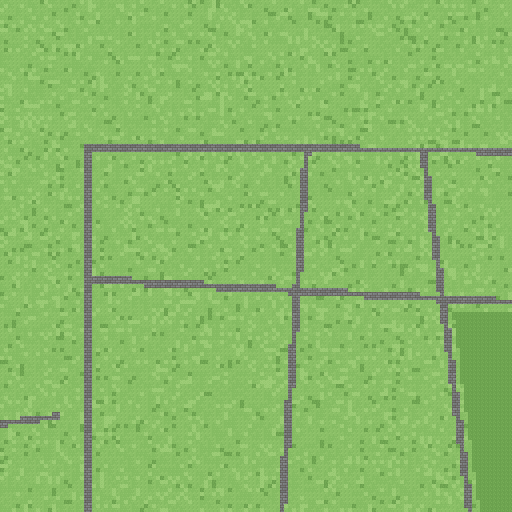
#> input picture assets/_ground_src/g0_0.png, 1024 x 1024 px (shown at 1/2 size)
$ python -i bake_road_edge.py   (imports and definitions only)
#> lines starting #> are read from the running program, lines starting #| are printed output that depends on the picture; after the words box and inside, x2 and y2 are one past the last pixel; in counts of white or black regions, pixels touching at a corner belong together
#!/usr/bin/env python3
# -*- coding: utf-8 -*-
"""给路面烘一层「路缘石 + 倒角」，让它从贴纸变成有厚度的铺装。

⚠️ 这个脚本现在只管**边缘**这一段。整条流程（按 OSM 中心线分级加宽 + 重铺材质 +
路缘石 + 标线 + 边缘）走 `tools/bake_roads.py`，它会 import 本文件的 `build(im, R)`。
单独跑本文件 = 只做倒角，没有矢量加宽。

背景：路面是烘死在 assets/ground/g{cx}_{cy}.png 里的（8px/格），最初是平涂灰、
和草地硬切 —— 远看就像在草坪上刷了块灰漆。这里不动路的位置，只在**路面内侧**加一圈边：

    最外 1px   ：压暗（路缘石背光的那一道竖面）
    向内 1px    ：提亮（路缘石顶面，受光）
    再向内      ：原样（铺装本身，砖缝纹理还在）
    草地一侧 1px：轻微压暗（落地接触影，让路面「压」在草上）

方向性：上/左边缘更亮、下/右边缘更暗，形成「凸起的边」而不是「描边」。

幂等：第一次跑会把当前地面图拷进 assets/_ground_src/（带 .gdignore，Godot 不导入），
以后每次都从源图重算 —— 反复跑不会越描越黑。改参数直接重跑即可。

用法：
    python tools/bake_road_edge.py            # 烘焙写回 assets/ground/
    python tools/bake_road_edge.py --preview  # 只出一张对比图 road_edge_preview.png
然后（改了 assets/ground/ 之后必须）：
    godot --headless --path . --import
"""
import os
import shutil
import sys

from PIL import Image, ImageChops, ImageEnhance, ImageFilter

HERE = os.path.dirname(os.path.abspath(__file__))
ROOT = os.path.dirname(HERE)
SRC = os.path.join(ROOT, "assets", "_ground_src")
OUT = os.path.join(ROOT, "assets", "ground")

CHUNK = 1024
COLS, ROWS = 4, 7
WORLD_W, WORLD_H = 3392, 6400          # 424×8, 800×8

# ---- 强度（亮度倍率，1.0 = 不变）----
SHOULDER = 0.72        # 路肩：草地被踩出来的土，向 DIRT 混色的比例
DIRT = (163, 150, 118)  # 土色
BEVEL_N = 1.22         # 受光侧（上/左）最外 1px：路沿的高光边
BEVEL_W = 1.12
BEVEL_S = 0.78         # 背光侧（下/右）最外 1px：路沿的立面
BEVEL_E = 0.90
SHADOW = 0.82          # 背光侧路肩上再压一道（土也要有影子）
DOT_LIGHT = 1.05       # 路面碎石高光点
DOT_DARK = 0.95        # 路面碎石暗点

# 路面判定：中性灰（石材铺装 / 沥青）。注意水是灰绿色、沙是土黄，都不会命中。
ROAD_MIN, ROAD_MAX, ROAD_SPREAD = 92, 182, 12

SRC_FILES = ["g%d_%d.png" % (cx, cy) for cy in range(ROWS) for cx in range(COLS)]


# [22 lines left out: functions ensure_src, load_mosaic, not called in this run]


def road_mask(im):
    """中性灰 = 路面。返回 L 掩码（255 = 路）。"""
    r, g, b = im.split()
    mx = ImageChops.lighter(ImageChops.lighter(r, g), b)
    mn = ImageChops.darker(ImageChops.darker(r, g), b)
    spread = ImageChops.subtract(mx, mn)
    flat = spread.point(lambda v: 255 if v <= ROAD_SPREAD else 0)
    lum = r.point(lambda v: 255 if ROAD_MIN <= v <= ROAD_MAX else 0)
    return ImageChops.multiply(flat, lum)


def shift(m, dx, dy):
    return ImageChops.offset(m, dx, dy)


def erode(m, n=1):
    for _ in range(n):
        m = m.filter(ImageFilter.MinFilter(3))
    return m


# [4 lines left out: function dilate, not called in this run]


def and_not(a, b):
    return ImageChops.subtract(a, b)


def paint(base, factor, mask):
    """把 mask 覆盖的区域按 factor 调亮度（1.0 = 不变）。"""
    if factor == 1.0:
        return base
    adj = ImageEnhance.Brightness(base).enhance(factor)
    return Image.composite(adj, base, mask)


def build(im, R=None):
    """R：路面掩码。给 None 时从图里认（只做边缘）；由 bake_roads.py 传入的
    是「矢量分级加宽后」的掩码 —— 边缘必须贴着新形状走，不能自己再认一遍。"""
    W, H = im.size
    if R is None:
        R = road_mask(im)
    inner1 = erode(R, 1)

    ring0 = and_not(R, inner1)          # 路面最外 1px

    out = im

    # ① 路肩：路面外侧 1px 的草地混成土色（草坪被踩秃的过渡带）
    shoulder = ImageChops.lighter(and_not(shift(R, 0, 1), R), and_not(shift(R, 0, -1), R))
    shoulder = ImageChops.lighter(shoulder, and_not(shift(R, 1, 0), R))
    shoulder = ImageChops.lighter(shoulder, and_not(shift(R, -1, 0), R))
    dirt = Image.new("RGB", (W, H), DIRT)
    out = Image.composite(Image.blend(out, dirt, SHOULDER), out, shoulder)

    # ② 背光侧（下/右）的路肩再压暗一层，土也要有影子
    shadow = ImageChops.lighter(and_not(shift(R, 0, 1), R), and_not(shift(R, 1, 0), R))
    out = paint(out, SHADOW, shadow)

    # ③ 方向性倒角：路面最外 1px，受光侧亮、背光侧暗 —— 这条是「厚度」的主要来源，
    #    1 格宽的小路全靠它才不像贴纸
    n_edge = and_not(ring0, shift(R, 0, 1))    # 上邻是草地
    s_edge = and_not(ring0, shift(R, 0, -1))
    w_edge = and_not(ring0, shift(R, 1, 0))
    e_edge = and_not(ring0, shift(R, -1, 0))
    out = paint(out, BEVEL_N, n_edge)
    out = paint(out, BEVEL_W, w_edge)
    out = paint(out, BEVEL_S, s_edge)
    out = paint(out, BEVEL_E, e_edge)

    # ④ 路面碎石纹理：现在是纯色平涂，放大看是一块死灰
    dot_n = Image.effect_noise((W // 2, H // 2), 26).resize((W, H), Image.NEAREST)
    lit = ImageChops.multiply(R, dot_n.point(lambda v: 255 if v > 172 else 0))
    drk = ImageChops.multiply(R, dot_n.point(lambda v: 255 if v < 84 else 0))
    out = paint(out, DOT_LIGHT, lit)
    out = paint(out, DOT_DARK, drk)
    return out


# [29 lines left out: functions save, main, not called in this run]


# [2 lines not run here, left out]

>>> from PIL import Image
>>> picture = Image.open('../assets/_ground_src/g0_0.png')
#> picture is the input picture: PIL image 1024x1024 RGB; mean R, G, B 135.5, 185.3, 102.2
>>> result = build(picture)
#> in road_mask, `spread = ImageChops.subtract(mx, mn)`:
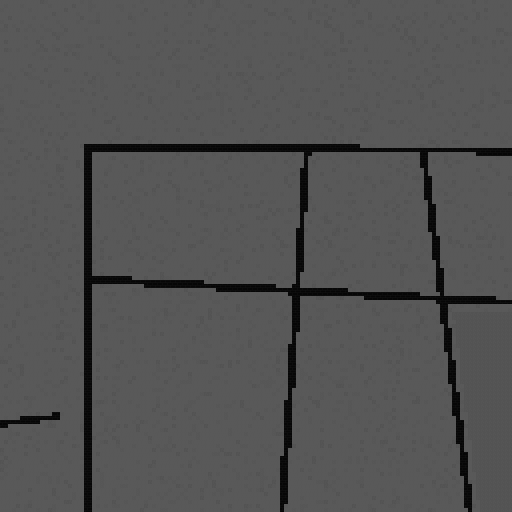
#> spread: PIL image 1024x1024 L (shown at 1/2 size); min 6, max 89, mean 83.6
#> in road_mask, `flat = spread.point(lambda v: 255 if v <= ROAD_SPREAD else 0)`:
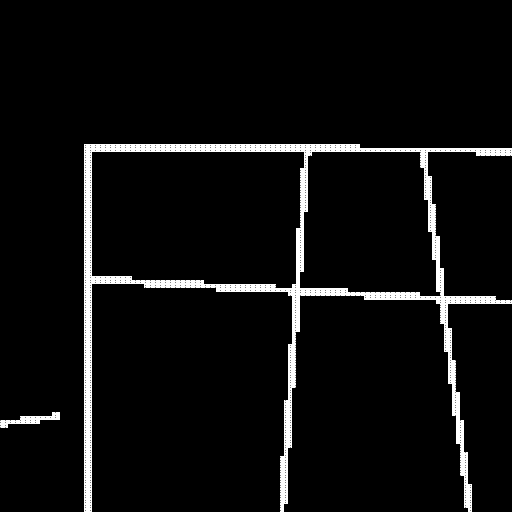
#> flat: PIL image 1024x1024 L (shown at 1/2 size); 3.9% white; 1622 white regions (506 under 20 px), largest, box (x1, y1, x2, y2) and area: (171, 291, 180, 295) 36, (181, 291, 190, 295) 36, (191, 291, 200, 295) 36
#> in road_mask, `lum = r.point(lambda v: 255 if ROAD_MIN <= v <= ROAD_MAX else 0)`:
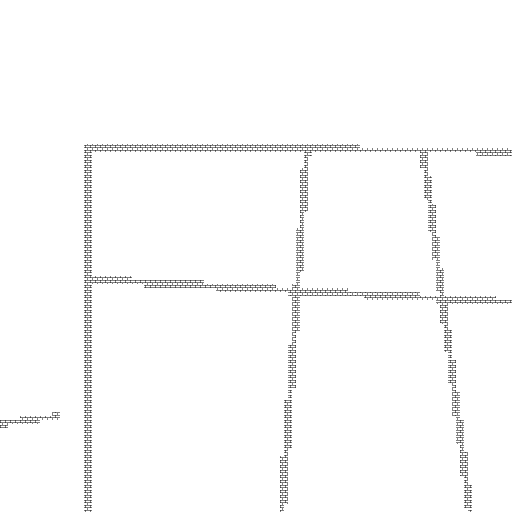
#> lum: PIL image 1024x1024 L (shown at 1/2 size); 98.5% white; black in thin lines or dots, all inside (x1, y1, x2, y2) = (0, 288, 1024, 1024)
#> in shift, `return ImageChops.offset(m, dx, dy)`: returned value: PIL image 1024x1024 L; 3.9% white; 1628 white regions (514 under 20 px), largest, box (x1, y1, x2, y2) and area: (171, 292, 180, 296) 36, (181, 292, 190, 296) 36, (191, 292, 200, 296) 36
#> in and_not (call 2), `return ImageChops.subtract(a, b)`: returned value: PIL image 1024x1024 L; 1.1% white in thin lines or dots
#> in shift (call 2), `return ImageChops.offset(m, dx, dy)`: returned value: PIL image 1024x1024 L; 3.9% white; 1622 white regions (506 under 20 px), largest, box (x1, y1, x2, y2) and area: (171, 290, 180, 294) 36, (181, 290, 190, 294) 36, (191, 290, 200, 294) 36
#> in and_not (call 3), `return ImageChops.subtract(a, b)`: returned value: PIL image 1024x1024 L; 1.1% white in thin lines or dots, all inside (x1, y1, x2, y2) = (0, 287, 1024, 1021)
#> in build, `shoulder = ImageChops.lighter(and_not(shift(R, 0, 1), R), and_not(shif..`: shoulder: PIL image 1024x1024 L; 1.4% white in thin lines or dots
#> in shift (call 3), `return ImageChops.offset(m, dx, dy)`: returned value: PIL image 1024x1024 L; 3.9% white; 1628 white regions (512 under 20 px), largest, box (x1, y1, x2, y2) and area: (172, 291, 181, 295) 36, (182, 291, 191, 295) 36, (192, 291, 201, 295) 36
#> in and_not (call 4), `return ImageChops.subtract(a, b)`: returned value: PIL image 1024x1024 L; 0.58% white in thin lines or dots, all inside (x1, y1, x2, y2) = (0, 288, 1021, 1024)
#> in build, `shoulder = ImageChops.lighter(shoulder, and_not(shift(R, 1, 0), R))`: shoulder: PIL image 1024x1024 L; 1.9% white in thin lines or dots
#> in shift (call 4), `return ImageChops.offset(m, dx, dy)`: returned value: PIL image 1024x1024 L; 3.9% white; 1623 white regions (508 under 20 px), largest, box (x1, y1, x2, y2) and area: (170, 291, 179, 295) 36, (180, 291, 189, 295) 36, (190, 291, 199, 295) 36
#> in build, `shoulder = ImageChops.lighter(shoulder, and_not(shift(R, -1, 0), R))`: shoulder: PIL image 1024x1024 L; 2.1% white in thin lines or dots
#> in build, `dirt = Image.new("RGB", (W, H), DIRT)`:
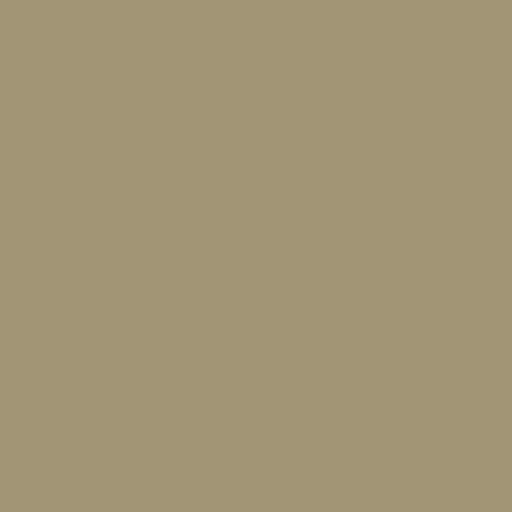
#> dirt: PIL image 1024x1024 RGB (shown at 1/2 size); mean R, G, B 163, 150, 118
#> in build, `shadow = ImageChops.lighter(and_not(shift(R, 0, 1), R), and_not(shift(..`: shadow: PIL image 1024x1024 L; 1.7% white in thin lines or dots
#> in and_not (call 8), `return ImageChops.subtract(a, b)`: returned value: PIL image 1024x1024 L; 1.1% white in thin lines or dots, all inside (x1, y1, x2, y2) = (0, 288, 1024, 1022)
#> in and_not (call 9), `return ImageChops.subtract(a, b)`: returned value: PIL image 1024x1024 L; 1.1% white in thin lines or dots, all inside (x1, y1, x2, y2) = (0, 289, 1024, 1024)
#> in and_not (call 10), `return ImageChops.subtract(a, b)`: returned value: PIL image 1024x1024 L; 0.57% white in thin lines or dots, all inside (x1, y1, x2, y2) = (0, 288, 1022, 1024)
#> in and_not (call 11), `return ImageChops.subtract(a, b)`: returned value: PIL image 1024x1024 L; 0.57% white in thin lines or dots, all inside (x1, y1, x2, y2) = (4, 288, 1024, 1024)
#> call 2 of paint, with factor = 1.22
#> in paint (call 2), `adj = ImageEnhance.Brightness(base).enhance(factor)`:
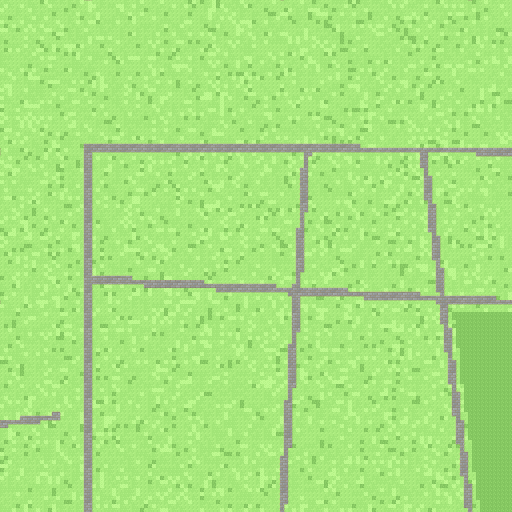
#> adj: PIL image 1024x1024 RGB (shown at 1/2 size); mean R, G, B 165.4, 226.1, 124.5
#> in build, `dot_n = Image.effect_noise((W // 2, H // 2), 26).resize((W, H), Image...`:
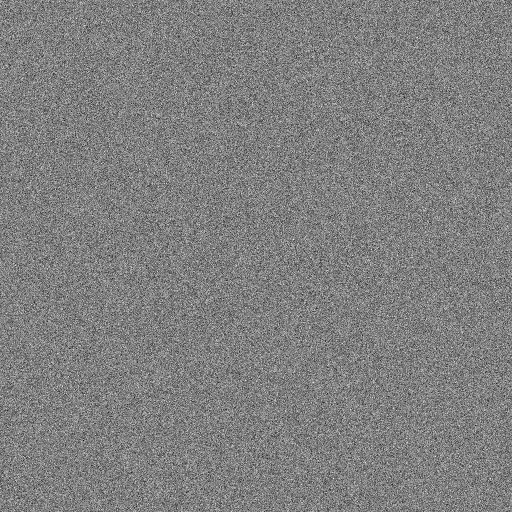
#> dot_n: PIL image 1024x1024 L (shown at 1/2 size); min 8, max 249, mean 127.4
#> in build, `lit = ImageChops.multiply(R, dot_n.point(lambda v: 255 if v > 172 else..`: lit: PIL image 1024x1024 L; 0.17% white in thin lines or dots, all inside (x1, y1, x2, y2) = (4, 288, 1024, 1022)
#> in build, `drk = ImageChops.multiply(R, dot_n.point(lambda v: 255 if v < 84 else ..`:
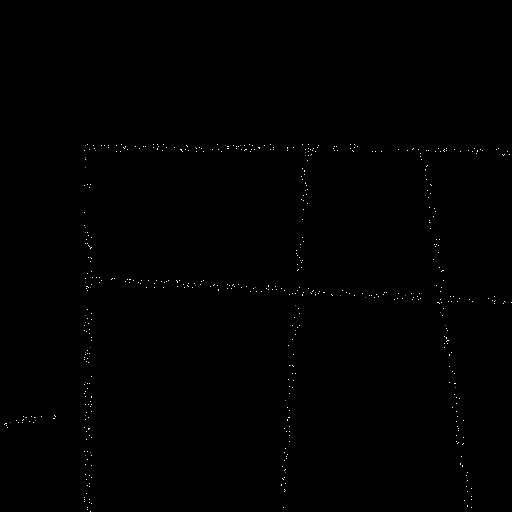
#> drk: PIL image 1024x1024 L (shown at 1/2 size); 0.17% white in thin lines or dots, all inside (x1, y1, x2, y2) = (8, 288, 1024, 1024)

$ run again, on assets/_ground_src/g0_4.png
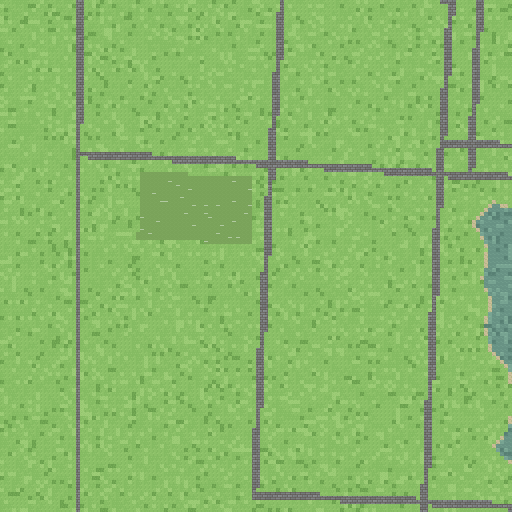
#> input picture assets/_ground_src/g0_4.png, 1024 x 1024 px (shown at 1/2 size)
#> picture is the input picture: PIL image 1024x1024 RGB; mean R, G, B 135.3, 184, 103.2
#> in road_mask, `flat = spread.point(lambda v: 255 if v <= ROAD_SPREAD else 0)`:
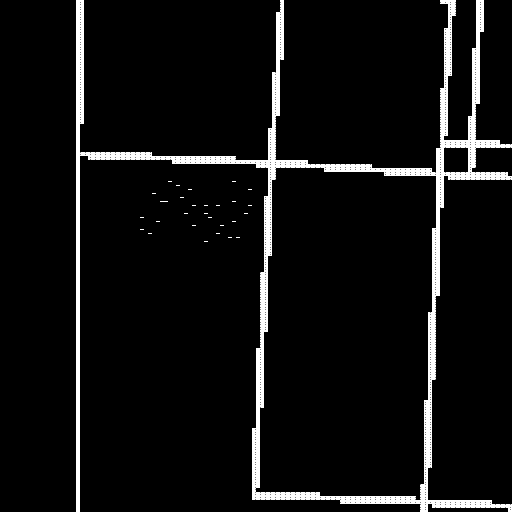
#> flat: PIL image 1024x1024 L (shown at 1/2 size); 4.5% white; 1956 white regions (753 under 20 px), largest, box (x1, y1, x2, y2) and area: (156, 0, 165, 4) 36, (886, 0, 895, 4) 36, (896, 0, 905, 4) 36
#> lum: PIL image 1024x1024 L; 97.8% white; black in thin lines or dots, all inside (x1, y1, x2, y2) = (152, 0, 1024, 1024)
#> shadow: PIL image 1024x1024 L; 1.9% white in thin lines or dots
#> lit: PIL image 1024x1024 L; 0.19% white in thin lines or dots, all inside (x1, y1, x2, y2) = (152, 0, 1020, 1024)
#> in build, `drk = ImageChops.multiply(R, dot_n.point(lambda v: 255 if v < 84 else ..`:
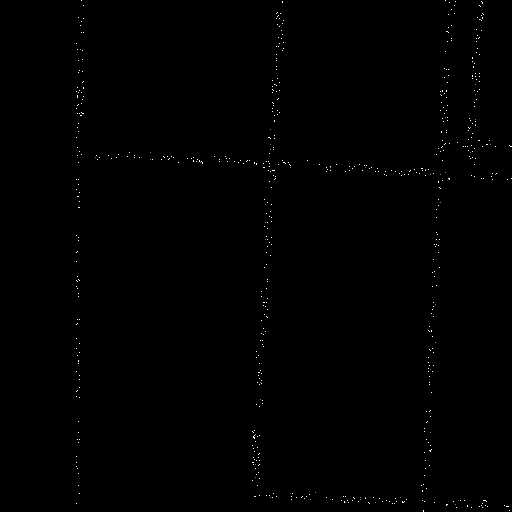
#> drk: PIL image 1024x1024 L (shown at 1/2 size); 0.2% white in thin lines or dots, all inside (x1, y1, x2, y2) = (152, 0, 1024, 1024)

$ run again, on assets/_ground_src/g0_5.png
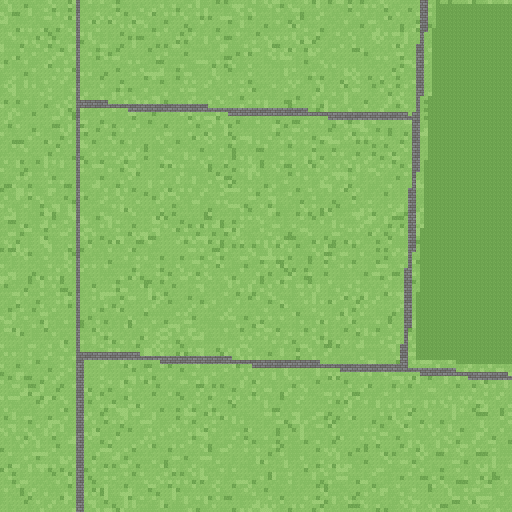
#> input picture assets/_ground_src/g0_5.png, 1024 x 1024 px (shown at 1/2 size)
#> picture is the input picture: PIL image 1024x1024 RGB; mean R, G, B 133.5, 184.1, 100.2
#> in road_mask, `flat = spread.point(lambda v: 255 if v <= ROAD_SPREAD else 0)`:
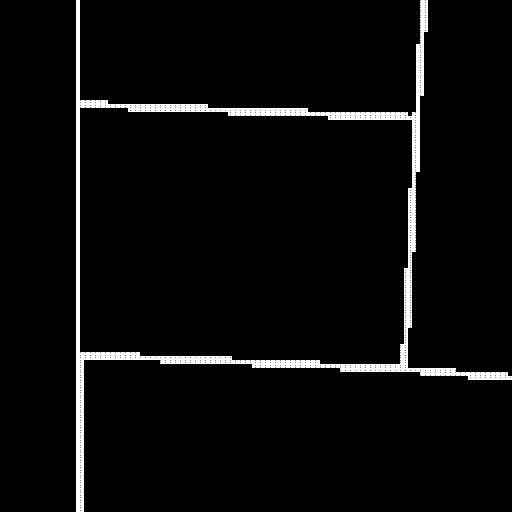
#> flat: PIL image 1024x1024 L (shown at 1/2 size); 3% white; 1238 white regions (452 under 20 px), largest, box (x1, y1, x2, y2) and area: (841, 1, 850, 5) 36, (846, 6, 855, 10) 36, (841, 11, 850, 15) 36
#> lum: PIL image 1024x1024 L; 98.9% white; black in thin lines or dots, all inside (x1, y1, x2, y2) = (152, 0, 1024, 1024)
#> shadow: PIL image 1024x1024 L; 1.3% white in thin lines or dots
#> lit: PIL image 1024x1024 L; 0.12% white in thin lines or dots, all inside (x1, y1, x2, y2) = (152, 4, 1012, 1024)
#> in build, `drk = ImageChops.multiply(R, dot_n.point(lambda v: 255 if v < 84 else ..`:
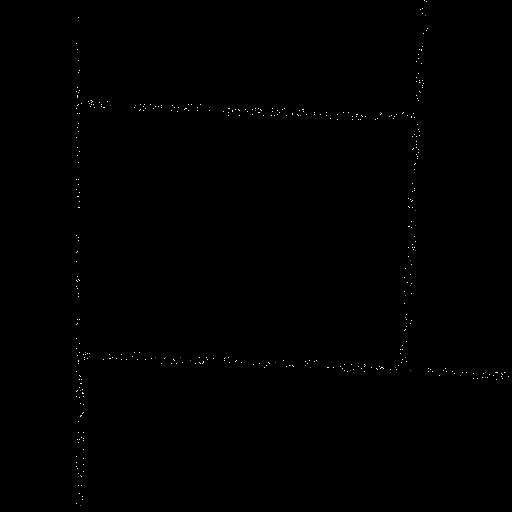
#> drk: PIL image 1024x1024 L (shown at 1/2 size); 0.13% white in thin lines or dots, all inside (x1, y1, x2, y2) = (152, 1, 1018, 1012)
